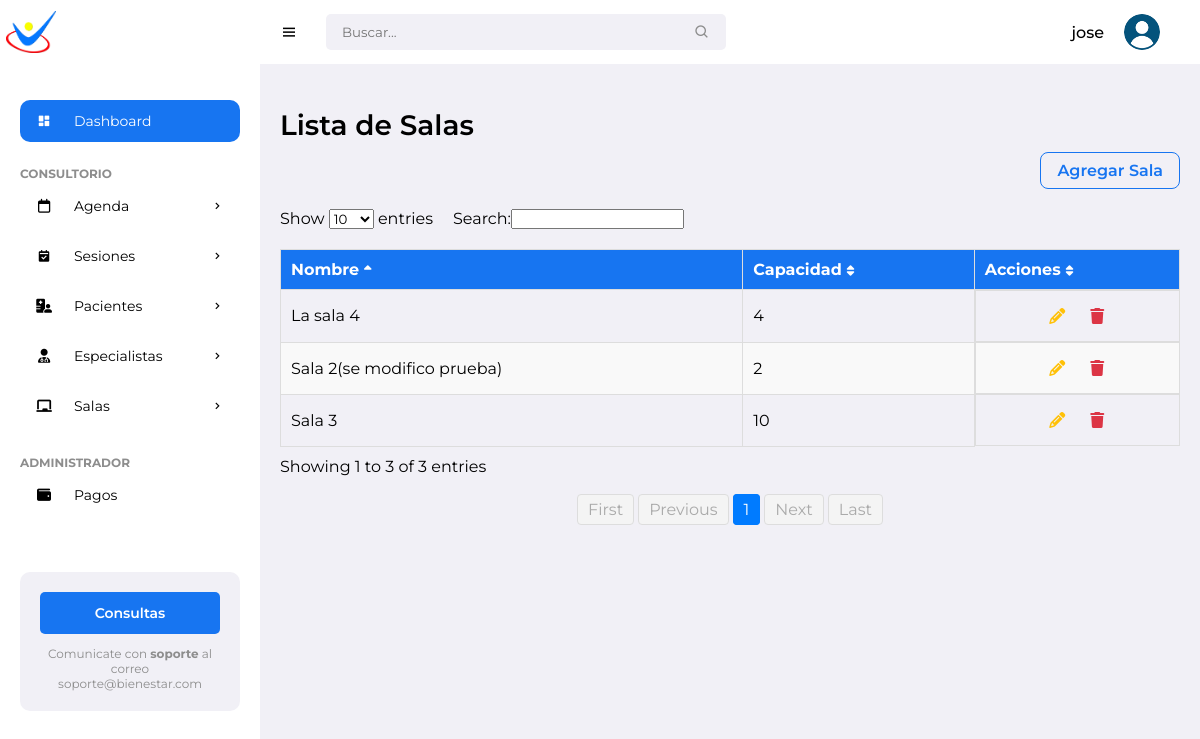
The app's page /rooms/ (signed in), older data.
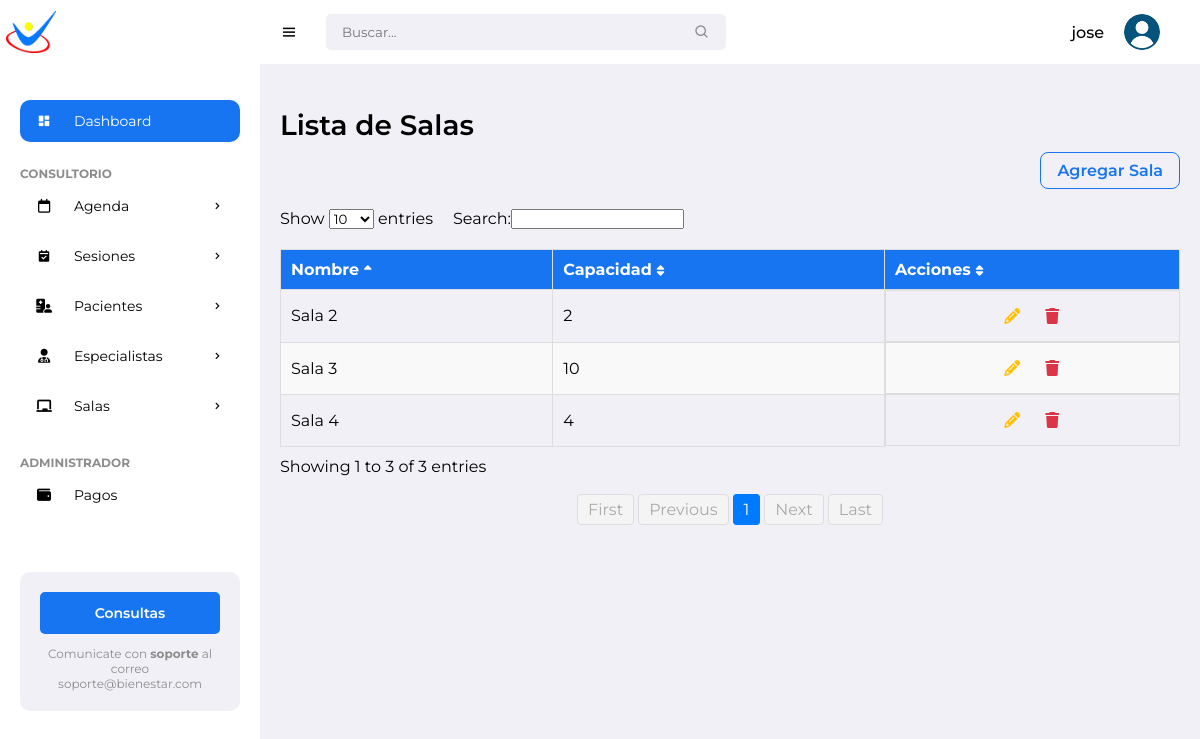
The same page, newer data.
### pacientes/models.py (models this page shows, shortened)
class Room(models.Model):
    name = models.CharField(max_length=100)
    capacity = models.IntegerField()
    location = models.CharField(max_length=100)
    specialists = models.ManyToManyField(Specialist, related_name='rooms')

### pacientes/views.py (the view)
# urls.py: path('rooms/', views.room_list, name='room_list'),
@login_required
def room_list(request):
    rooms = Room.objects.all()
    return render(request, 'pacientes/room/room_list.html', {'rooms': rooms})

### pacientes/templates/pacientes/room/room_list.html (shortened to what this page needs)
{% extends "pacientes/base/base.html" %}
{% block content %}
<h1 class="title">Lista de Salas</h1>
<div class="list-header">
    <a href="{% url 'new_room' %}" class="btn-add">Agregar Sala</a>
</div>
<div class="room-list-container">
    <table id="roomTable" class="display table">
        <thead>
            <tr>
                <th>Nombre</th>
                <th>Capacidad</th>
                <th>Acciones</th>
            </tr>
        </thead>
        <tbody>
            {% for room in rooms %}
            <tr>
                <td>{{ room.name }}</td>
                <td>{{ room.capacity }}</td>
                <td class="actions-tab">
                    <a href="{% url 'edit_room' room.id %}" class="btn btn-icon edit" title="Editar">
                        <i class="fas fa-pencil-alt"></i>
                    </a>
                    <a href="{% url 'delete_room' room.id %}" class="btn-icon delete" title="Eliminar">
                        <i class="fas fa-trash"></i>
                    </a>
                </td>
            </tr>
            {% endfor %}
        </tbody>
    </table>
</div>
{% endblock %}

Row changes from the older to the newer data that the page shows:
changed Room: name "Sala 2(se modifico prueba)" → "Sala 2"
changed Room: name "La sala 4" → "Sala 4"
